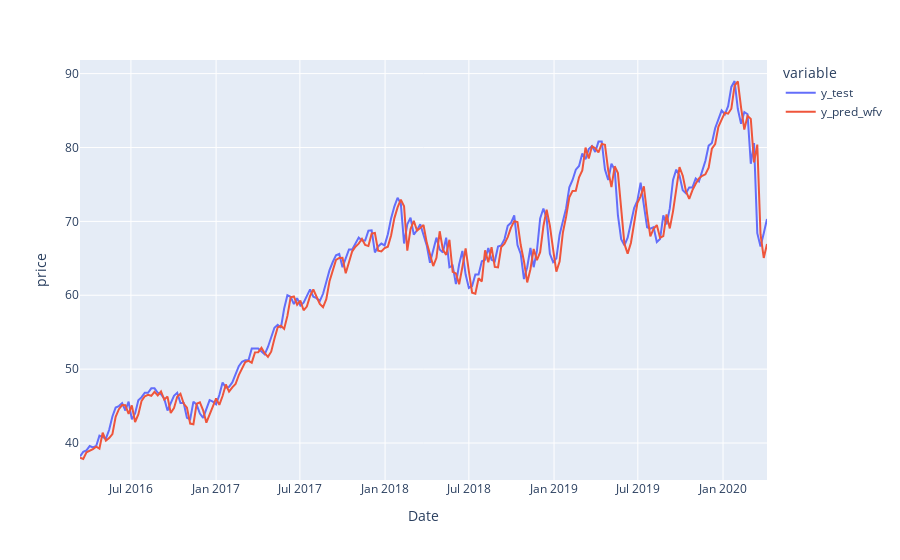

The code cell stored with this chart in its notebook:
### Code cell
df_predictions = pd.DataFrame({"y_test":y_test,"y_pred_wfv":y_pred_wfv})
fig = px.line(df_predictions,labels={"value":"price"})
fig.show()

### Figure 1 — Plotly figure (JSON) as saved in the notebook; plotly's stock layout.template omitted (floating-point values rounded to 4 significant figures; data arrays with more than 128 entries replaced by an {"elided": "..."} marker saying what was removed)
{"data": [{"hovertemplate": "variable=y_test<br>Date=%{x}<br>price=%{y}<extra></extra>", "legendgroup": "y_test", "line": {"color": "#636efa", "dash": "solid"}, "marker": {"symbol": "circle"}, "mode": "lines", "name": "y_test", "orientation": "v", "showlegend": true, "type": "scatter", "x": {"elided": "213 str values"}, "xaxis": "x", "y": {"elided": "213 float values"}, "yaxis": "y"}, {"hovertemplate": "variable=y_pred_wfv<br>Date=%{x}<br>price=%{y}<extra></extra>", "legendgroup": "y_pred_wfv", "line": {"color": "#EF553B", "dash": "solid"}, "marker": {"symbol": "circle"}, "mode": "lines", "name": "y_pred_wfv", "orientation": "v", "showlegend": true, "type": "scatter", "x": {"elided": "213 str values"}, "xaxis": "x", "y": {"elided": "213 float values"}, "yaxis": "y"}], "layout": {"legend": {"title": {"text": "variable"}, "tracegroupgap": 0}, "margin": {"t": 60}, "xaxis": {"anchor": "y", "domain": [0, 1], "title": {"text": "Date"}}, "yaxis": {"anchor": "x", "domain": [0, 1], "title": {"text": "price"}}}}
